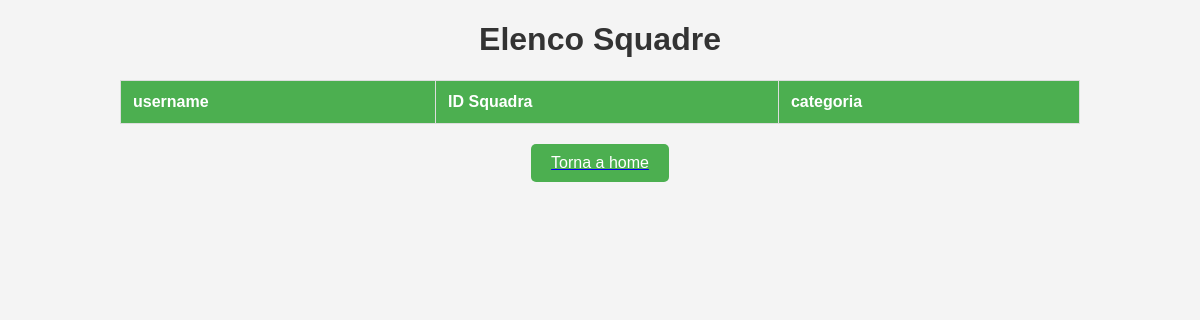
The app's page /visualizzasquadre.php, older data.
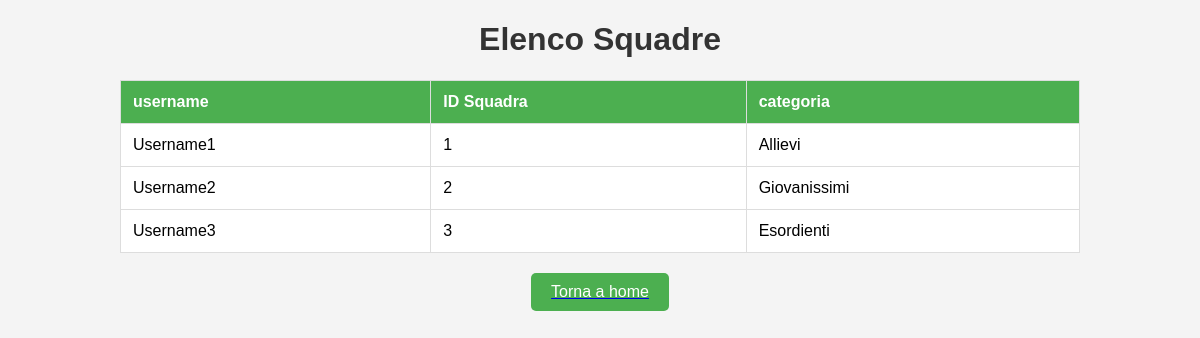
The same page, newer data.
### tables this page shows
CREATE TABLE IF NOT EXISTS Squadra (
    SquadraID INT(255) PRIMARY KEY AUTO_INCREMENT,
    Categoria VARCHAR(255),
    Username VARCHAR(255)
);

### visualizzasquadre.php (the view, shortened to what this page needs)
<!DOCTYPE html>
<html lang="en">
<head>
</head>
<body>
<h1>Elenco Squadre</h1>
<?php
$servername = "localhost";
$username = "root";
$password = "";
$dbname = "TeamTactiCoach";
$conn = new mysqli($servername, $username, $password, $dbname);
$sql = "SELECT * FROM Squadra";
$result = $conn->query($sql);
    echo "<table border='1'>
            <tr>
                <th>username</th>
                <th>ID Squadra</th>
                <th>categoria</th>
            </tr>";
    while ($row = $result->fetch_assoc()) {
        echo "<tr>
                <td>" . $row["Username"] . "</td>
                <td>" . $row["SquadraID"] . "</td>
                <td>" . $row["Categoria"] . "</td>
              </tr>";
    }
    echo "</table>";
?>
<a href="homeadmin.php"><button>Torna a home</button></a>
</body>
</html>

Row changes from the older to the newer data that the page shows:
added squadra: Username "Username1", SquadraID "1", Categoria "Allievi"
added squadra: Username "Username2", SquadraID "2", Categoria "Giovanissimi"
added squadra: Username "Username3", SquadraID "3", Categoria "Esordienti"
